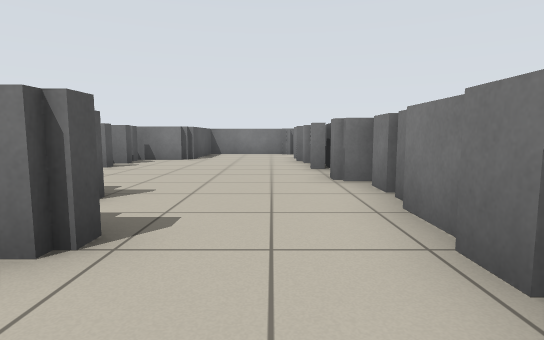
view 1 (above)

24 first-person views from a walk through a Stage world. The camera is 0.72 m above the floor, tilts 6° down and sees 80° across. Floor lines are 1 m apart. The floor is counted in squares, 1 m on a side. Each view is taken from the middle of a square. On the plan, view 1 faces up. The plan holds only what a view shows up to about 10 squares ahead; the rest is blank. The place goes on beyond the plan. The robots in the file are not drawn.

view 2
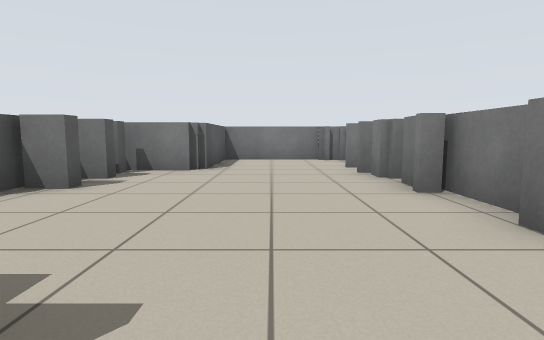

view 3
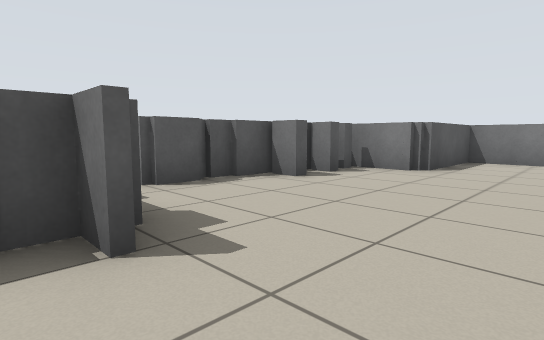

view 4
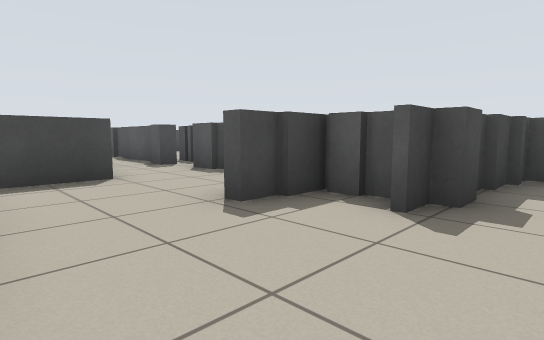

view 5
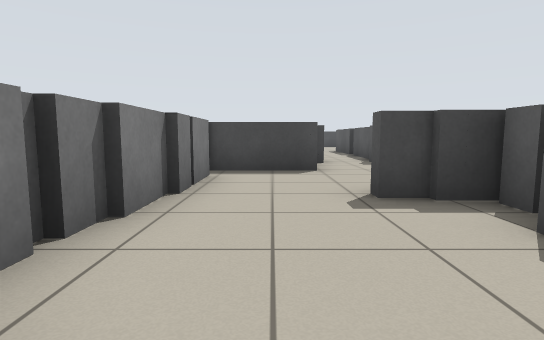

view 6
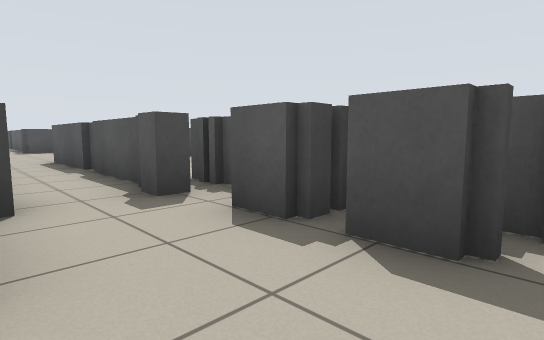

view 7
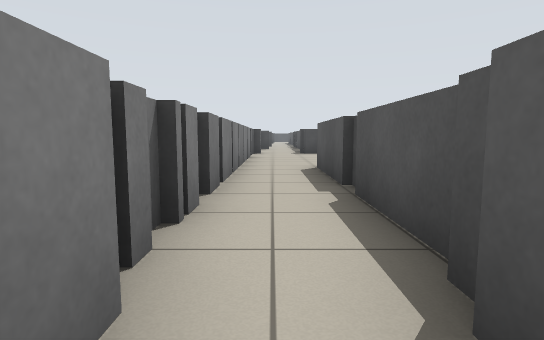

view 8
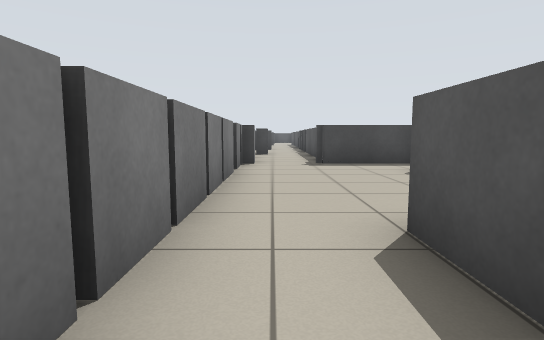

view 9
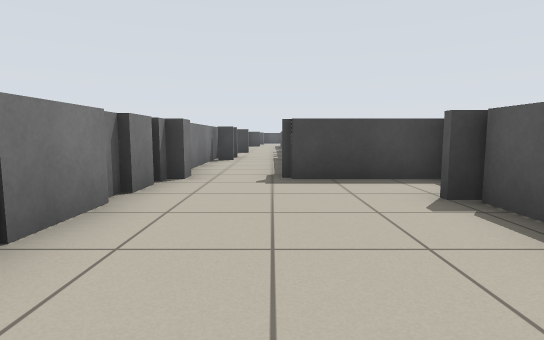

view 10
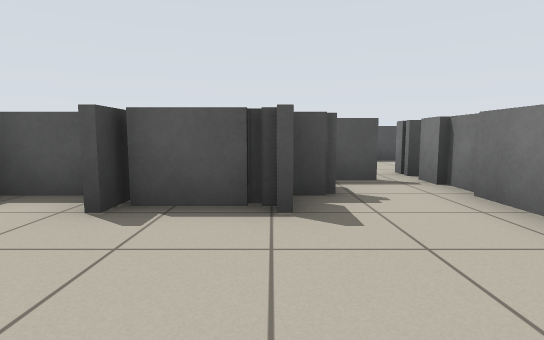

view 11
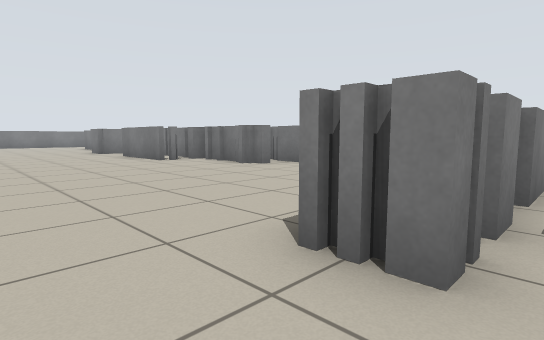

view 12
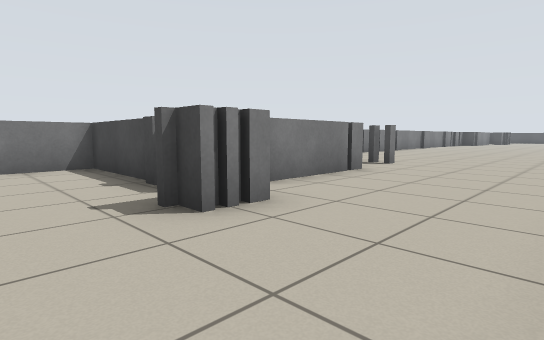

view 13
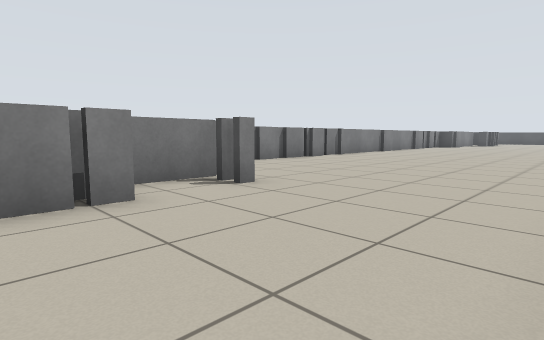

view 14
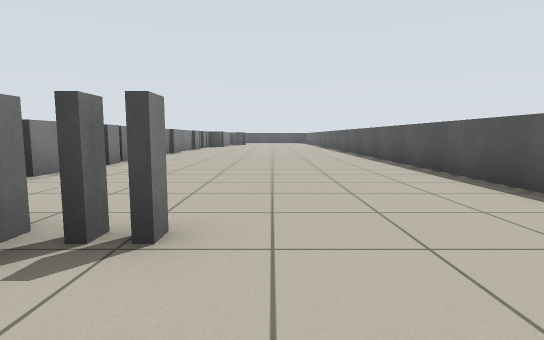

view 15
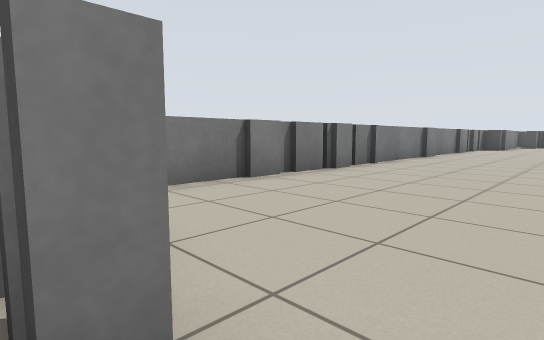

view 16
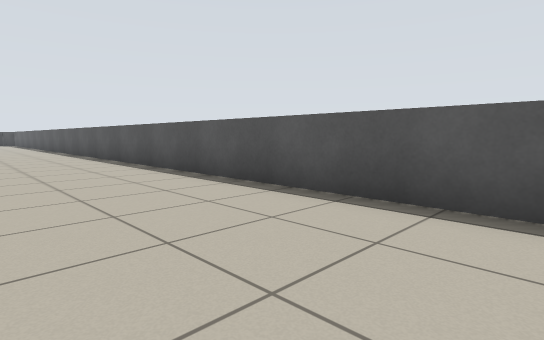

view 17
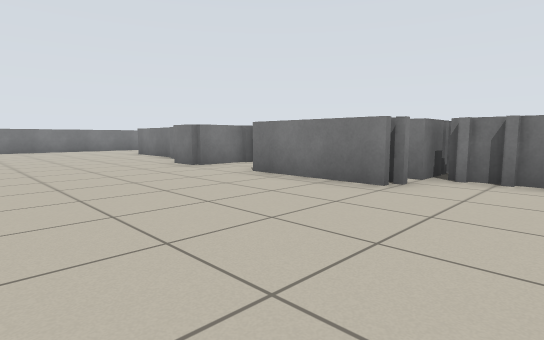

view 18
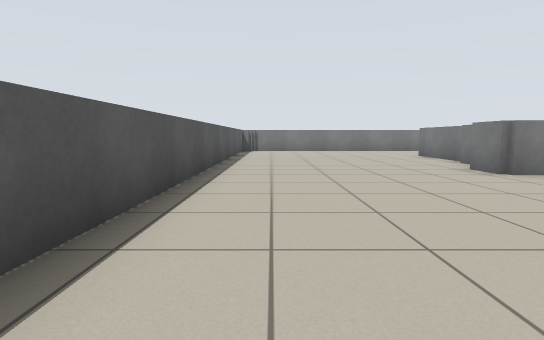

view 19
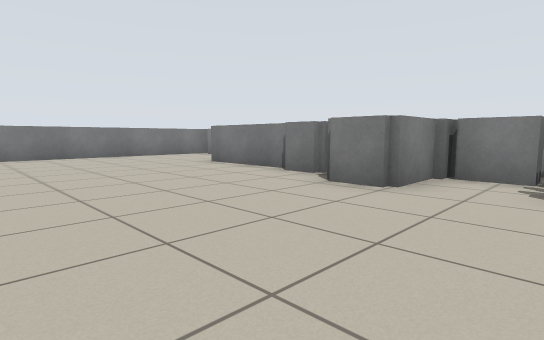

view 20
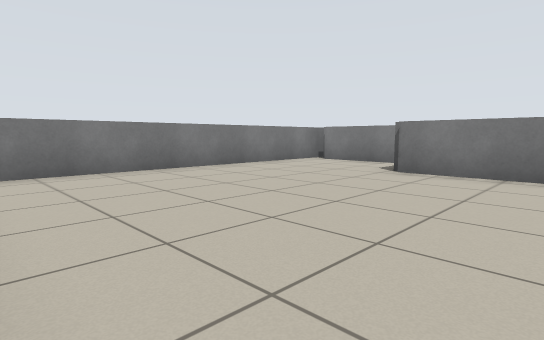

view 21
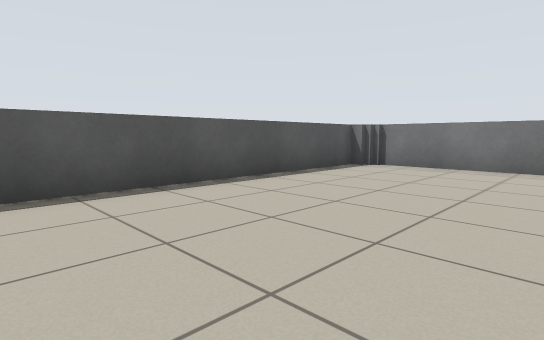

view 22
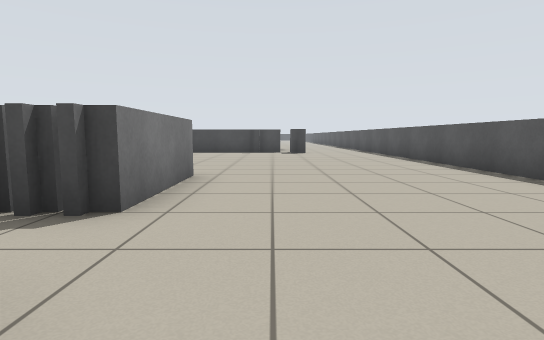

view 23
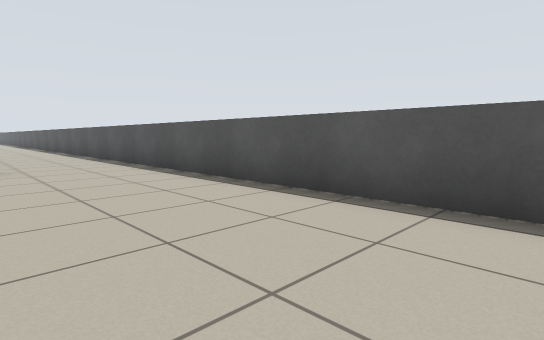

view 24
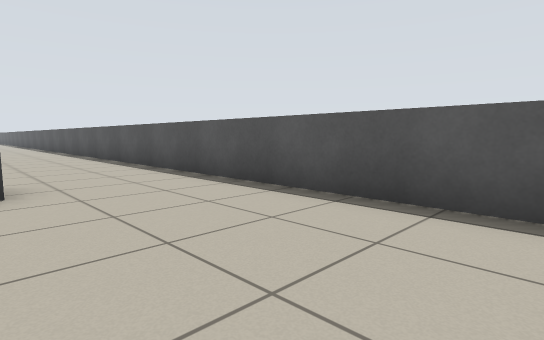

### Floor plan
Key: @ floor where view 1 was taken; # wall or solid block; . floor; = window, fence, low wall or low ledge.
Columns run from 12 left of view 1 to 2 right of it. Each row starts with its distance up from view 1.
 14  =========
 13 =.........====
 12 =.........=..=
 11 =.........=..=
 10 =.......===...
  9 =.......=....=
  8 =......==....=
  7 =......=.....=
  6 =......=.....=
  5 =......=......=
  4 =......====...=
  3 =.......==...==
  2 =......=====.=
  1 =......==....=
  0 =......= =..@=
 -1 =......===.===
 -2 =.......=..
 -3 =.......==.=
 -4 =.......==.=
 -5 =........=.=
 -6 =....... =.=
 -7 =....... =.=
 -8 =........=.=
 -9 =...======.=
-10 =..........=
-11 =....==....=
-12 =....#==...=
-13 =....==....=
-14 =.....==...=
-15 =....=====.=
-16 =........=.=
-17 =........=.=
-18 =........=.=
-19 =.......==.=
-20 =.......=.==
-21 =.......=
-22 =.......=
-23 =.......=
-24 =... ...=
-25 =... ...=
-26 =... ...
-27 =... ..
-28   ..

Where each view was taken, in squares from view 1:
view 1: 0 up, 0 right, facing up
view 2: 3 up, 1 left, facing up
view 3: 3 up, 0 right, facing up-left
view 4: 5 up, 1 right, facing down-left
view 5: 6 up, 0 right, facing down
view 6: 1 up, 1 left, facing down-left
view 7: 2 down, 2 left, facing down
view 8: 7 down, 2 left, facing down
view 9: 10 down, 3 left, facing down
view 10: 12 down, 2 left, facing left
view 11: 10 down, 10 left, facing up-right
view 12: 7 down, 11 left, facing down-right
view 13: 12 down, 11 left, facing down-right
view 14: 13 down, 8 left, facing down
view 15: 15 down, 8 left, facing down-right
view 16: 16 down, 8 left, facing down-left
view 17: 3 down, 10 left, facing up-right
view 18: 2 down, 10 left, facing up
view 19: 2 up, 10 left, facing up-right
view 20: 7 up, 11 left, facing up-right
view 21: 6 up, 7 left, facing up-left
view 22: 5 up, 7 left, facing down
view 23: 1 down, 8 left, facing down-left
view 24: 4 down, 8 left, facing down-left
